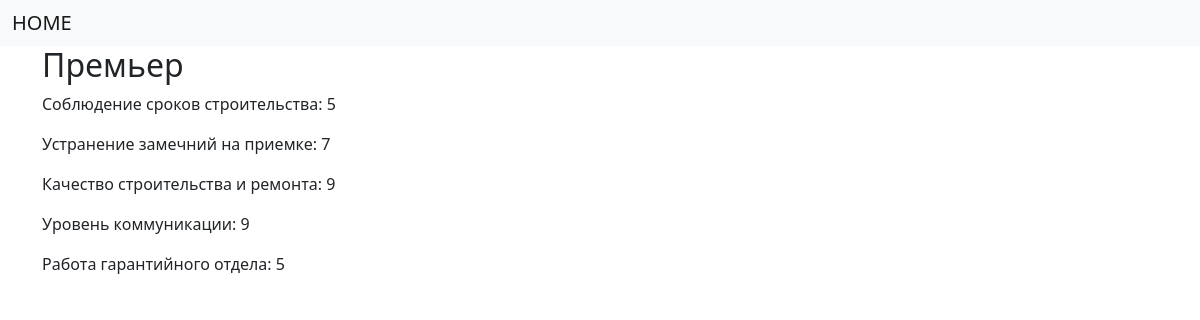
/company/1, run on the app's committed database.
### tables this page shows
CREATE TABLE "company"
(
    id   integer not null
        primary key autoincrement,
    name text
);

CREATE TABLE "company_review"
(
    company_review_id integer not null
        primary key autoincrement,
    company_id        integer
        references company
            on delete cascade,
    deadlines         integer,
    fixing            integer,
    construction      integer,
    communication     integer,
    guarantee         integer
);

### app.py (the view)
@app.route('/company/<int:company_id>')
def company(company_id):
    company = get_company(company_id)
    return render_template('company.html', company=company)

### app.py (called while the page is built)
def get_db_connection():
    conn = sqlite3.connect('database.db')
    conn.row_factory = sqlite3.Row
    return conn

def get_company(company_id):
    conn = get_db_connection()
    company = conn.execute('SELECT * FROM company INNER JOIN company_review ON company.id = company_review.company_id WHERE company.id = ?',
                           (company_id,)).fetchone()
    conn.close()
    if company is None:
        abort(404)
    return company

### templates/company.html
{% extends 'base.html' %}
{% block content %}
    <h2>{% block title %} {{ company['name'] }} {% endblock %}</h2>
    <p> Cоблюдение сроков строительства: {{ company['deadlines'] }}</p>
    <p> Устранение замечний на приемке: {{ company['fixing'] }}</p>
    <p> Качество строительства и ремонта: {{ company['construction'] }}</p>
    <p> Уровень коммуникации: {{ company['communication'] }}</p>
    <p> Работа гарантийного отдела: {{ company['guarantee'] }}</p>
{% endblock %}

### data on the page
company: name "Премьер"
company_review: deadlines "5", fixing "7", construction "9", communication "9", guarantee "5"
